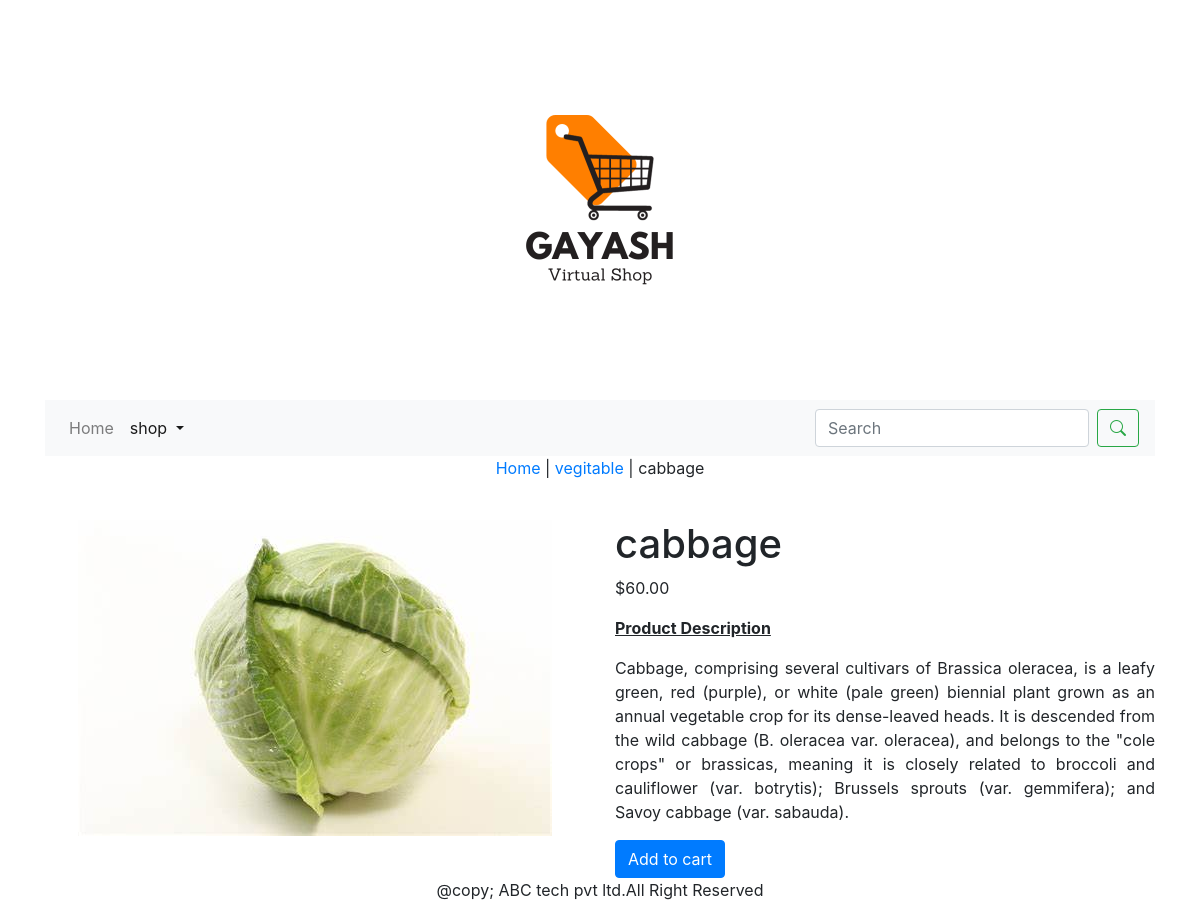
Page /ecommerseapp/vegitable/cabbage/ on the committed database.
### ecommerseapp/models.py (models this page shows, shortened)
class Product(models.Model):
    name = models.CharField(max_length=250, unique=True)
    slug = models.SlugField(max_length=250, unique=True)
    description = models.TextField(blank=True)
    price=models.DecimalField(max_digits=10,decimal_places=2)
    category=models.ForeignKey(category,on_delete=models.CASCADE)
    image = models.ImageField(upload_to='product', blank=True)
    stock=models.IntegerField()
    available=models.BooleanField(default=True)
    created=models.DateTimeField(auto_now_add=True)
    updated=models.DateTimeField(auto_now=True)
    class Meta:
        ordering = ('name',)
        verbose_name = 'product'
        verbose_name_plural = 'products'

class category(models.Model):
    name=models.CharField(max_length=250,unique=True)
    slug=models.SlugField(max_length=250,unique=True)
    description=models.TextField(blank=True)
    image=models.ImageField(upload_to='category',blank=True)
    class Meta:
        ordering=('name',)
        verbose_name='category'
        verbose_name_plural='categories'
    def get_url(self):
        return reverse('ecommerseapp:products_by_category',args=[self.slug])
    def __str__(self):
        return '{}'.format(self.name)

### ecommerseapp/views.py (the view)
# urls.py: path('<slug:c_slug>/<slug:product_slug>/',views.proDetail, name='prodcatdetail'),
def proDetail(request,c_slug,product_slug):
    try:
        product= Product.objects.get(category__slug=c_slug,slug=product_slug)
    except Exception as e:
        raise e
    return render(request,'product.html',{'product':product})

### cartapp/context_processors.py (called while the page is built)
def counter(request):
    item_count=0
    if 'admin' in request.path:
        return {}
    else:
        try:
            cart=Cart.objects.filter(cart_id=_cart_id(request))
            car_items=CartItem.objects.all().filter(cart=cart[:1])
            for cart_item in car_items:
                item_count += cart_item.quantity
        except Cart.DoesNotExist:
            item_count=0
    return dict(item_count=item_count)

### cartapp/views.py (called while the page is built)
def _cart_id(request):
    cart = request.session.session_key
    if not cart:
        cart = request.session.create()
    return cart

### ecommerseapp/context_processors.py (called while the page is built)
def menu_links(request):
    links=category.objects.all()
    return dict(links=links)

### templates/product.html (shortened to what this page needs)
{% extends 'base.html' %}
{% load static %}
{% block content %}
<div class="row my_prod_row_class">
    <div class="mx-auto">
        <p> <a href="{% url 'ecommerseapp:allprodcat' %}">Home</a> | <a href="{{product.category.get_url}}">{{product.category}}</a> | {{product.name}}</p>
    </div>
</div>
<br>
<div class="row">
    <div class="col-12 col-sm-12 col-md-12 col-lg-6 text-center">
        <div style="min-width:18rem">
            <img src="{{product.image.url}}" alt="{{product.name}}">
        </div>
    </div>
    <div class="col-12 col-sm-12 col-md-12 col-lg-6">
        <h1 class="my_prod_title">{{product.name}}</h1>
        <p>${{product.price}}</p>
        <p class="my_title"><b><u>Product Description</u></b></p>
         <p class="text-justify my_prod_text">{{product.description}}</p>
         {% if product.stock <= 0 %}
            <p class="text-justify my_prod_text"><b>Out of Stock</b></p>
        {% else %}
            <a href="{% url 'cartapp:add_cart'  product.id %}" class="btn btn-primary ">Add to cart</a>
        {% endif %}
    </div>
</div>
    {% endblock %}

### rows in the picture
Product: category "vegitable", name "cabbage", image (picture), price "60.00", description "Cabbage, comprising several cultivars of Brassica oleracea, is a leafy green, red (purple), or white (pale green) biennial plant grown as an annual vegetable crop for its dense-leaved heads. It is descended from the wild cabbage (B. oleracea var. oleracea), and belongs to the \"cole crops\" or brassicas, meaning it is closely related to broccoli and cauliflower (var. botrytis); Brussels sprouts (var. gemmifera); and Savoy cabbage (var. sabauda)."
